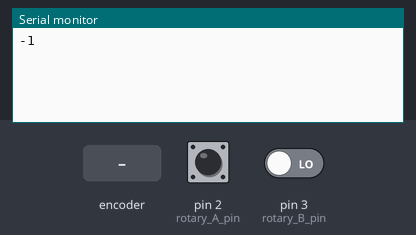
A sketch run on a simulated Arduino Uno, built with avr-gcc and run on an emulated ATmega328P. Shown: the last lines printed to the serial monitor. The inputs (shaded band) are chosen by the test bench; at power-on: pin 2 (rotary_A_pin) HIGH, pin 3 (rotary_B_pin) LOW.

Above: at 1.2 s.
1.3 s: rotary encoder on pin 2 (rotary_A_pin) / pin 3 (rotary_B_pin) turned 3 steps (first pin leading)
At 3.0 s:
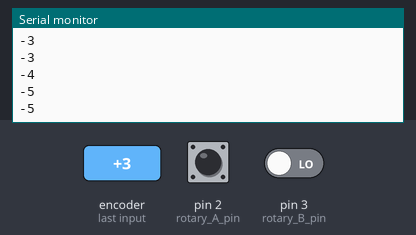
3.4 s: rotary encoder on pin 2 (rotary_A_pin) / pin 3 (rotary_B_pin) turned 1 step (first pin leading)
At 4.4 s:
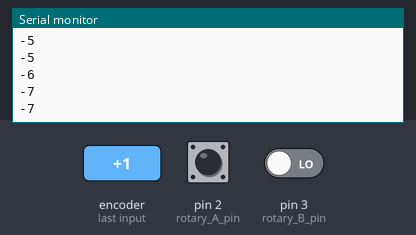
Timing chart, 0 to 6.4 s (numbered marks = the images above; inputs shaded):
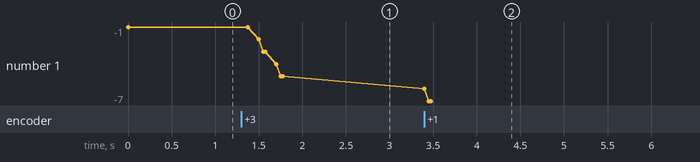

Measured:
- after the input at 1.3 s, the serial monitor: prints a new line after 0.20 s (image 1)
- after the input at 3.4 s, the serial monitor: prints a new line at once (image 2)
- plotted number 1: -1 → -5 after the input at 1.3 s, -5 → -7 after the input at 3.4 s

The sketch:

Rotary_Encoder.ino
```cpp
#include <SoftwareSerial.h>

void setup() {
  Serial.begin(9600);

  pinMode(2,INPUT);  // rotary A pin
  pinMode(3,INPUT);  // rotary B pin

}

int previous;   // previous pattern
int now;        // current patten

int count = 0;  // counter

int sign;       // direction of rotation

void loop(){

  int a1 = digitalRead(2);
  int a2 = digitalRead(3);

  if(a1 == 0 && a2 == 1) now = 0;
  else if(a1 == 1 && a2 == 0) now = 1;
  else if(a1 == 1 && a2 == 1) now = 2;

  if(now != previous){ // check rotating
    if(previous == 2 && now == 1){count++;sign=0;}
    if(previous == 1 && now == 0){count++;sign=0;}
    if(previous == 2 && now == 0){count--;sign=1;}
    if(previous == 0 && now == 1){count--;sign=1;}
    changeValue();
  }

  previous = now;

  //count = count%10; // limit count at 10

}

void changeValue(){
  // use "count"  for check step of rotation
  // use "sign"   for check direction of retation
  Serial.println(count);
}
```
